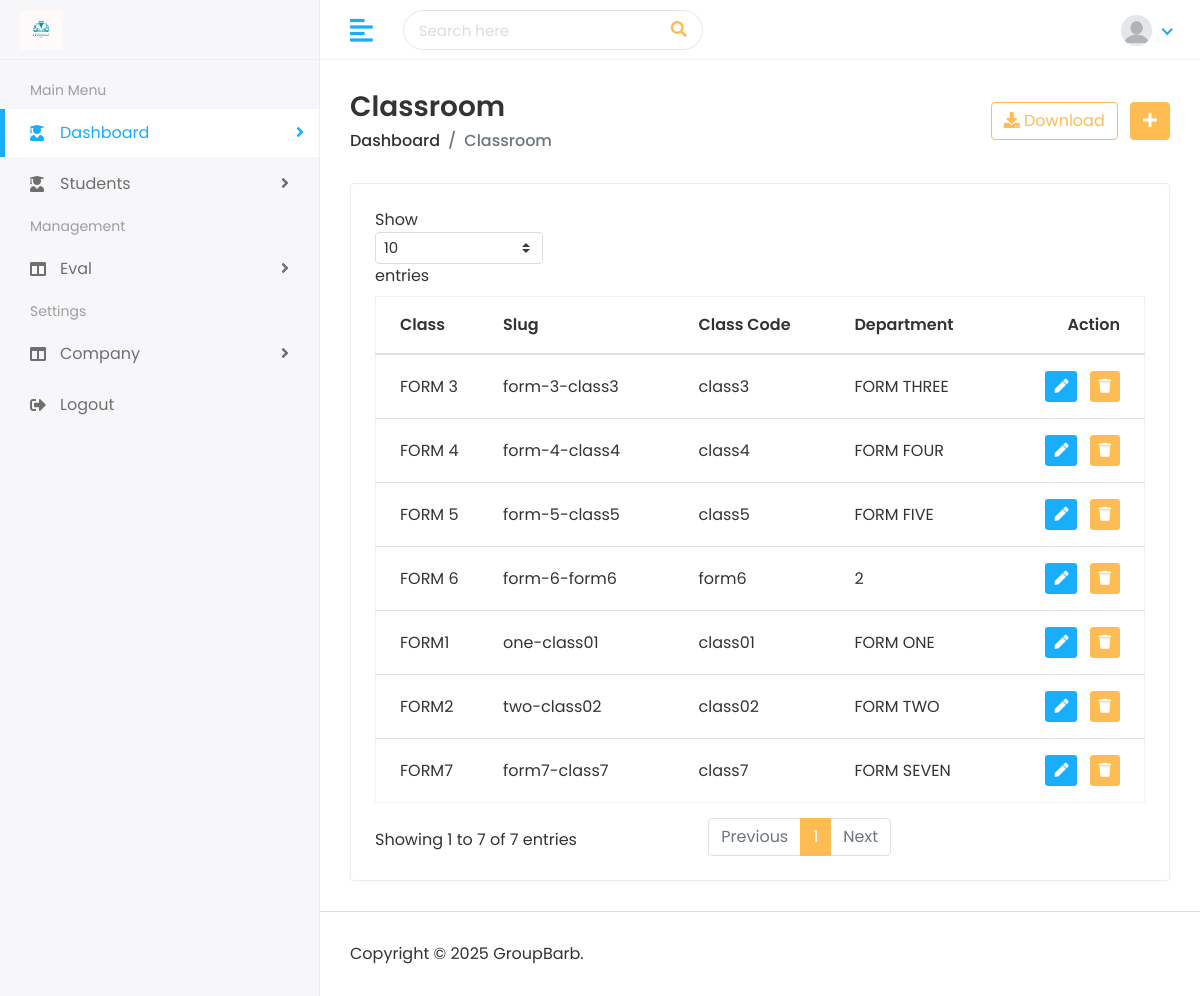
Page /classes/ on the earlier database version.
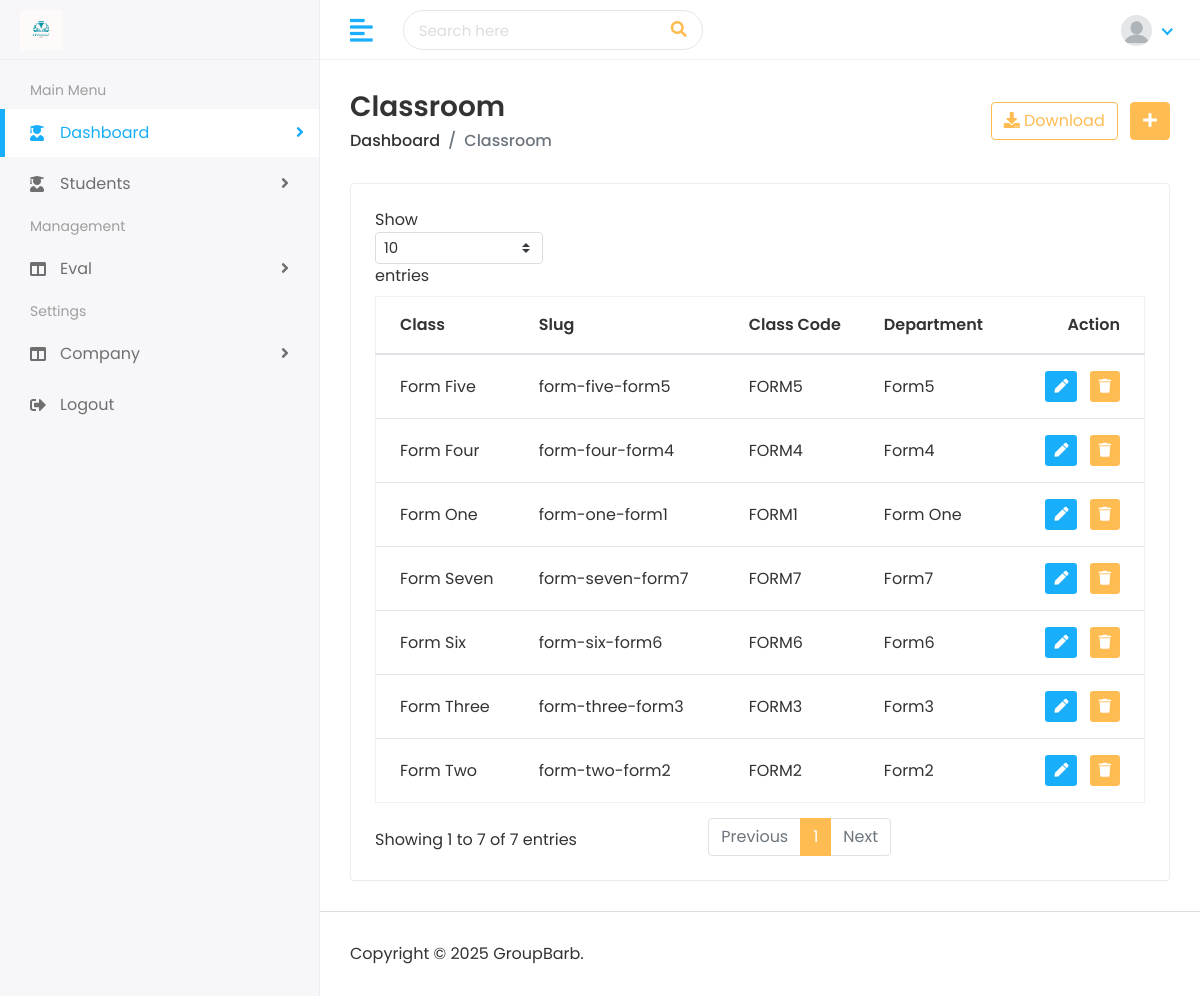
Same page on the later database version.
### school/models.py (models this page shows, shortened)
class ClassRoom(models.Model):
    class_name              = models.CharField(max_length=250, unique=True,)
    class_code              = models.CharField(max_length=250, unique=True,)
    class_department        = models.CharField(max_length=250, null=True, blank=True)
    other                   = models.CharField(max_length=250, null=True, blank=True)
    added_by                = models.CharField(max_length=100, null=True)
    modified_by             = models.CharField(max_length=100, null=True, blank=True)
    slug                    = models.SlugField(max_length=255, unique=True, blank=True)
    is_actif                = models.BooleanField(default=True)
    created_on              = models.DateTimeField(auto_now_add=True)
    updated_on              = models.DateTimeField(auto_now=True)

### school/views.py (the view)
# urls.py: path('classes/', views.class_list, name="class_list"),
def class_list(request):
    class_list = ClassRoom.objects.all()
    context = {
        'class_list': class_list,
    }
    return render(request, "class/classes.html", context)

### templates/class/classes.html (shortened to what this page needs)
{% extends 'home/base.html' %}
{% load static %}
{% block body %}
         <div class="page-wrapper">
            <div class="content container-fluid">
               <div class="page-header">
                  <div class="row align-items-center">
                     <div class="col">
                        <h3 class="page-title">Classroom</h3>
                        <ul class="breadcrumb">
                           <li class="breadcrumb-item"><a href="">Dashboard</a></li>
                           <li class="breadcrumb-item active">Classroom</li>
                        </ul>
                     </div>
                     <div class="col-auto text-right float-right ml-auto">
                        <a href="#" class="btn btn-outline-primary mr-2"><i class="fas fa-download"></i> Download</a>
                        <a href="{% url 'add_class' %}" class="btn btn-primary"><i class="fas fa-plus"></i></a>
                     </div>
                  </div>
               </div>
               <div class="row">
                  <div class="col-sm-12">
                     <div class="card card-table">
                        <div class="card-body">
                           <div class="table-responsive">
                              <table class="table table-hover table-center mb-0 datatable">
                                 <thead>
                                    <tr>
                                       <th>Class</th>
                                       <th>Slug</th>
                                       <th>Class Code</th>
                                       <th>Department</th>
                                       <th class="text-right">Action</th>
                                    </tr>
                                 </thead>
                                 <tbody>
                                    {% for class_l in class_list %}
                                    <tr>
                                       <td>{{ class_l.class_name}}</td>
                                       <td>{{ class_l.slug }}</td>
                                       <td>{{ class_l.class_code }}</td>
                                       <td>{{ class_l.class_department}}</td>
                                       <td class="text-right">
                                          <div class="actions">
                                             <a href="{% url 'edit_class' class_l.id %}" class="btn btn-sm bg-success-light mr-2">
                                                 <i class="fas fa-pen"></i>
                                             </a>
                                             <form action="{% url 'delete_class' class_l.id %}" method="POST" style="display:inline;">
                                                 <button type="submit" class="btn btn-sm bg-danger-light" onclick="return confirm('Are you sure you want to delete this Class?');">
                                                     <i class="fas fa-trash"></i>
                                                 </button>
                                             </form>
                                         </div>
                                       </td>
                                    </tr>
                                    {% endfor %}
                                 </tbody>
                              </table>
                           </div>
                        </div>
                     </div>
                  </div>
               </div>
            </div>
            <footer>
               <p>Copyright © 2025 GroupBarb.</p>
            </footer>
         </div>
      </div>
   </body>
</html>
{% endblock %}

Differences in the rows shown:
changed ClassRoom "FORM1": class_name "FORM1" → "Form One"; slug "one-class01" → "form-one-form1"; class_code "class01" → "FORM1"; class_department "FORM ONE" → "Form One"
changed ClassRoom "FORM2": class_name "FORM2" → "Form Two"; slug "two-class02" → "form-two-form2"; class_code "class02" → "FORM2"; class_department "FORM TWO" → "Form2"
changed ClassRoom: class_name "FORM 6" → "Form Three"; slug "form-6-form6" → "form-three-form3"; class_code "form6" → "FORM3"; class_department "2" → "Form3"
changed ClassRoom: class_name "FORM 3" → "Form Five"; slug "form-3-class3" → "form-five-form5"; class_code "class3" → "FORM5"; class_department "FORM THREE" → "Form5"
changed ClassRoom: class_name "FORM 4" → "Form Four"; slug "form-4-class4" → "form-four-form4"; class_code "class4" → "FORM4"; class_department "FORM FOUR" → "Form4"
changed ClassRoom: class_name "FORM 5" → "Form Six"; slug "form-5-class5" → "form-six-form6"; class_code "class5" → "FORM6"; class_department "FORM FIVE" → "Form6"
changed ClassRoom "FORM7": class_name "FORM7" → "Form Seven"; slug "form7-class7" → "form-seven-form7"; class_code "class7" → "FORM7"; class_department "FORM SEVEN" → "Form7"
